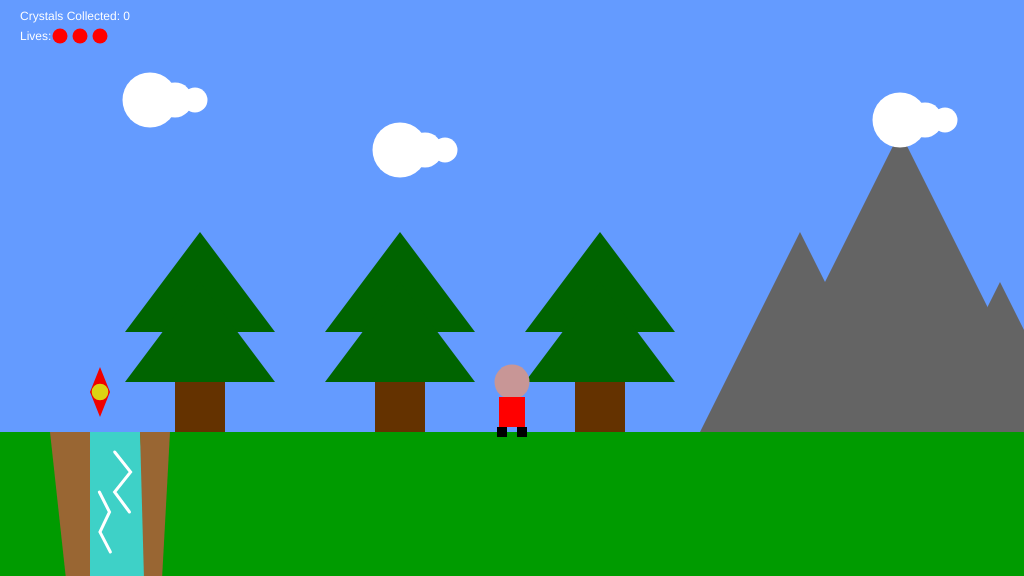
Frame 1 (no input)
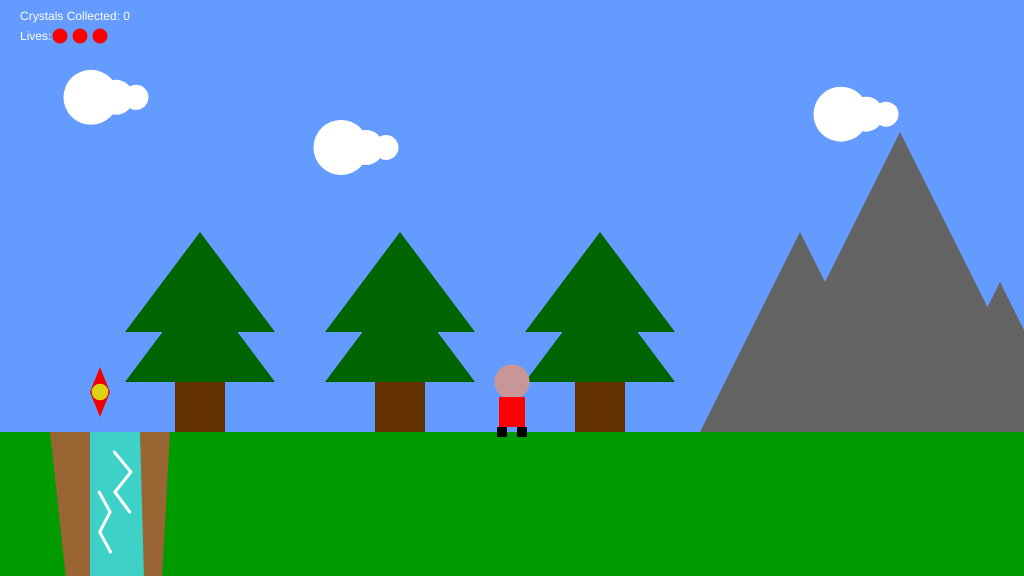
Frame 60 (no input)
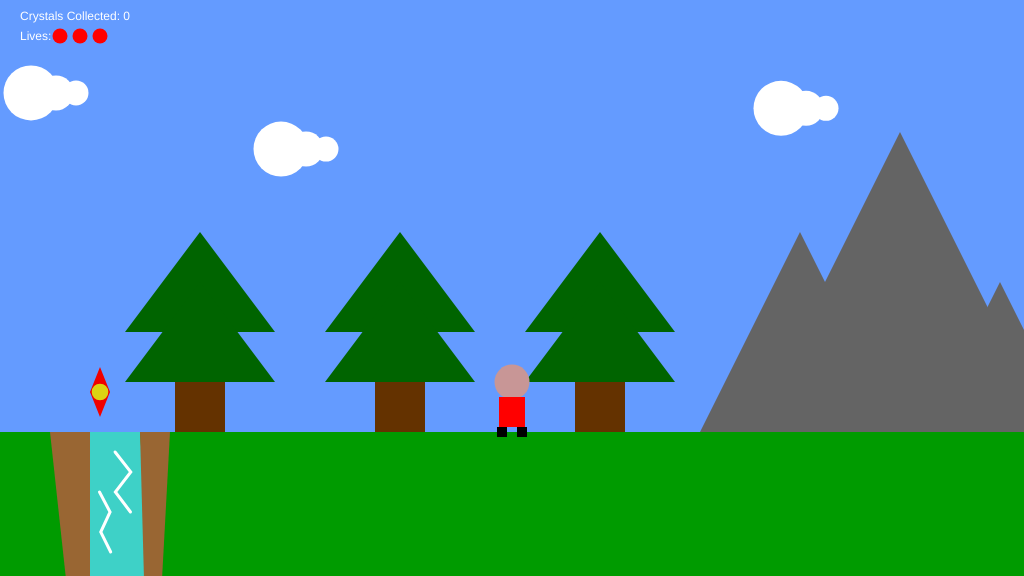
Frame 120 (the mouse pressed at the canvas centre since frame 60)

The p5.js sketch that drew these frames (run headless with seeded random() and noise() and a simulated clock; from frame 60 on, the mouse is pressed at the canvas centre):

// p5.js sketch
// ── sketch.js
/*

The Game Project 5 - Bring it all together

*/

var gameChar_x;
var gameChar_y;
var floorPos_y;
var scrollPos;
var gameChar_world_x;

var isLeft;
var isRight;
var isFalling;
var isPlummeting;

// background vars
var clouds;
var mountains;
var trees_x;
var canyons;
var collectables;

var game_score;
var flagpole;
var lives;

function setup()
{
	createCanvas(1024, 576);
	floorPos_y = height * 3/4;
    lives = 3;
    startGame();
}

function draw()
{
	background(100, 155, 255); // fill the sky blue

	noStroke();
	fill(0,155,0);
	rect(0, floorPos_y, width, height/4); // draw some green ground
    push();
    translate(scrollPos, 0);

	// Draw mountains.
    drawMountains();
    
	// Draw clouds.
    drawClouds();
    
	// Draw trees.
    drawTrees();
	// Draw canyons.
    for(var i=0; i < canyons.length; i++)
    {
        drawCanyon(canyons[i]);
        checkCanyon(canyons[i]);
    }
	// Draw collectable items.
    for(var i=0; i < collectables.length; i++)
    {   
        
        if(collectables[i].isFound == false)
        {
            drawCollectable(collectables[i]);
            checkCollectable(collectables[i]);            
        }
        
        
    }
    renderFlagpole();
    checkPlayerDie();
    
    pop();
    drawLives();
	// Draw game character.
	
	drawGameChar();
    fill(255);
    noStroke();
    
    text("Crystals Collected: " + game_score,20,20);
    text("Lives: " , 20,40);
    
    //check game status
    if(lives <1){
        fill(255,0,0);
        textSize(40);
        text("Game over. Press space to continue", width/2, height/3);
        textSize(12);
        gameChar_y += 20;
        return;
    }
    if(flagpole.isReached){
        fill(0);
        textSize(40);
        text("Level complete.\nPress space to continue", width/2, height/3);
        textSize(12);
        gameChar_y = floorPos_y;
        return;
    }
    
    //---------------------------------------------------
    // GAME LOGIC
    //---------------------------------------------------
	// Logic to make the game character move or the background scroll.
	if(isLeft)
	{
		if(gameChar_x > width * 0.2)
		{
			gameChar_x -= 1.5;
		}
		else
		{
			scrollPos += 1.5;
		}
	}

	if(isRight)
	{
		if(gameChar_x < width * 0.8)
		{
			gameChar_x  += 1.5;
		}
		else
		{
			scrollPos -= 1.5; // negative for moving against the background
		}
	}

	// Logic to make the game character rise and fall.
    if(gameChar_y < floorPos_y){
        //console.log("personaje  en el aire");
        gameChar_y += 1;
        isFalling = true;
    }else{
        isFalling = false;
    }
    // Logic to make the game character fall of a canyon
    if(isPlummeting){
        gameChar_y +=5;
        if(gameChar_y > height){
            
            isPlummeting =false;
        }
    }
    if(flagpole.isReached == false)
    {
        checkFlagpole();
    }

	// Update real position of gameChar for collision detection.
	gameChar_world_x = gameChar_x - scrollPos;
}


// ---------------------
// Key control functions
// ---------------------

function keyPressed(){

    if(keyCode ==37)
    {
        //console.log("left arrow");
        isLeft = true;
    }
    else if(keyCode == 39)
    {
        //console.log("right arrow")
        //console.log(keyCode);
        isRight = true;
    }
    else if(keyCode == 32) // jump command
    {
        if(gameChar_y == floorPos_y && isPlummeting == false)
        {
           gameChar_y -=100 ;
        }

    }
    
    // REstart game
    if(flagpole.isReached || lives <0){
        if(keyCode == 32){
            lives = 3;
            startGame();
        }
    }

}

function keyReleased()
{
    if(keyCode ==37)
    {
        //console.log("left arrow unpressed");
        isLeft = false;
    }
    else if(keyCode == 39)
    {
        //console.log("right arrow unpressed")
        isRight = false;
    }

}


// ------------------------------
// Game character render function
// ------------------------------

// Function to draw the game character.

function drawGameChar()
{
	// draw game character
    //the game character
	if(isLeft && isFalling)
	{
		// add your jumping-left code
        	//Jumping to the left
        //Add your code here ...
            //head
        fill(200,150,150);
        ellipse(gameChar_x, gameChar_y-55,35);

        //right leg
        fill(0);
        triangle(gameChar_x - 7, gameChar_y - 25,
             gameChar_x, gameChar_y - 25,
             gameChar_x -15, gameChar_y-10);

        //right arm
        rect(gameChar_x -15, gameChar_y - 40, 10, 2);

        //Body
        fill(255,0,0);
        rect(gameChar_x - 8, gameChar_y-40, 16,20);
        //left arm
        fill(0);
        triangle(gameChar_x, gameChar_y - 35,
             gameChar_x + 7, gameChar_y - 35,
             gameChar_x + 15, gameChar_y-30); 

        //left leg
        triangle(gameChar_x, gameChar_y - 25,
            gameChar_x + 7, gameChar_y - 25,
            gameChar_x +15, gameChar_y-10);

	}
	else if(isRight && isFalling)
	{
		// add your jumping-right code
        	//Jumping right

        //Add your code here ...
        //head
        fill(200,150,150);
        ellipse(gameChar_x, gameChar_y-55,35);

        //right leg
        fill(0);
        triangle(gameChar_x, gameChar_y - 25,
            gameChar_x + 7, gameChar_y - 25,
            gameChar_x +15, gameChar_y-10);
        //left arm
        fill(0);
        rect(gameChar_x +5, gameChar_y - 40, 10, 2);    
        //Body
        fill(255,0,0);
        rect(gameChar_x - 8, gameChar_y-40, 16,20);
        //rigth arm
        fill(0);
        triangle(gameChar_x - 7, gameChar_y - 35,
             gameChar_x, gameChar_y - 35,
             gameChar_x -15, gameChar_y-30);
        //left leg
        triangle(gameChar_x - 7, gameChar_y - 25,
             gameChar_x, gameChar_y - 25,
             gameChar_x -15, gameChar_y-10);


	}
	else if(isLeft)
	{
		// add your walking left code
        	//Walking, turned left ***************************
        //head
        //console.log("inside 'isLeft'");
        fill(200,150,150);
        ellipse(gameChar_x, gameChar_y-50, 35);

        //right leg
        fill(0);
        triangle(gameChar_x - 7, gameChar_y - 10,
             gameChar_x, gameChar_y - 10,
             gameChar_x -15, gameChar_y+5);

        //body
        fill(255,0,0);
        rect(gameChar_x-8, gameChar_y-35, 16,30);

        //left leg
        fill(0);
        triangle(gameChar_x, gameChar_y - 10,
            gameChar_x + 7, gameChar_y - 10,
            gameChar_x +15, gameChar_y+5);

	}
	else if(isRight)
	{
		// add your walking right code
        	//Walking, turned right
        //head
        //console.log("inside isRight");
        fill(200,150,150);
        ellipse(gameChar_x, gameChar_y-50, 35);

        //right leg
        fill(0);
        triangle(gameChar_x, gameChar_y - 10,
            gameChar_x + 7, gameChar_y - 10,
            gameChar_x +15, gameChar_y+5);

        //body
        fill(255,0,0);
        rect(gameChar_x-8, gameChar_y-35, 16,30);

        //left leg
        fill(0);
        triangle(gameChar_x - 7, gameChar_y - 10,
             gameChar_x, gameChar_y - 10,
             gameChar_x -15, gameChar_y+5);
    }
	else if(isFalling || isPlummeting)
	{
		// add your jumping facing forwards code
        	//Jumping facing forwards ********************************
        //head
        fill(200,150,150);
        ellipse(gameChar_x, gameChar_y-55,35);

        //Body
        fill(255,0,0);
        rect(gameChar_x - 13, gameChar_y-40, 26,20);

        //legs
        fill(0);
        rect(gameChar_x -15,gameChar_y -25,10,10);
        rect(gameChar_x +5, gameChar_y -25, 10, 10);

        //arms out
        fill(0);
        rect(gameChar_x -20, gameChar_y - 40, 10, 5);
        rect(gameChar_x +10, gameChar_y - 40, 10, 5);

	}
	else
	{
		// add your standing front facing code
        //Standing, facing frontwards ************************
        //head
        fill(200,150,150);
        ellipse(gameChar_x, gameChar_y-50, 35);

        //body
        fill(255,0,0);
        rect(gameChar_x-13, gameChar_y-35, 26,30);

        //left leg
        fill(0);
        rect(gameChar_x -15, gameChar_y - 5, 10, 10);
        rect(gameChar_x +5, gameChar_y - 5, 10, 10);

	}

}

// ---------------------------
// Background render functions
// ---------------------------

// Function to draw cloud objects.
function drawClouds()
{
    for(var i = 0; i < clouds.length; i++)
    {
        fill(255);
        ellipse(clouds[i].pos_x, clouds[i].pos_y, 55, 55);
        ellipse(clouds[i].pos_x + 25, clouds[i].pos_y, 35, 35);
        ellipse(clouds[i].pos_x + 45, clouds[i].pos_y, 25, 25);
        clouds[i].pos_y+= random(-1,1);
        clouds[i].pos_x-=1; //simulate east wind
        recycle_cloud = abs(clouds[i].pos_x - gameChar_x) > width/2;
        if(recycle_cloud)
        {
            clouds[i].pos_x = gameChar_x + width/2;
        }
        
    }
}

// Function to draw mountains objects.
function drawMountains()
{
    // Draw mountains.
    for(var i = 0; i < mountains.length; i++)
    {
        fill(100);
        triangle(mountains[i].pos_x - mountains[i].height/2, floorPos_y,
                mountains[i].pos_x,floorPos_y - mountains[i].height,
                mountains[i].pos_x + mountains[i].height/2, floorPos_y);
    }
    
}

// Function to draw trees objects.
function drawTrees()
{
	// Draw trees.
    for(var i = 0; i < trees_x.length; i++)
    {
        fill(100,50,0);
        rect(75 + trees_x[i], -200/2 + floorPos_y, 50, 200/2);
        fill(0,100,0);
        triangle(trees_x[i] + 25, -200/2 + floorPos_y,
                trees_x[i] + 100, -200 + floorPos_y,
                trees_x[i] +175, -200/2 + floorPos_y);
        
        triangle(trees_x[i] + 25, -200/4 + floorPos_y,
                trees_x[i] + 100, -200*3/4 + floorPos_y,
                trees_x[i] +175, -200/4 + floorPos_y);
    }
}

// ---------------------------------
// Canyon render and check functions
// ---------------------------------

// Function to draw canyon objects.

function drawCanyon(t_canyon)
{
    //mountain to the left
    fill(153,102,51);
    triangle(t_canyon.top_part_left_a,floorPos_y,
             t_canyon.top_part_left_b -10,floorPos_y,
             t_canyon.bottom_part_left,800);

    //lake
    fill(62,209,199);
    quad(t_canyon.top_part_left_a -10,floorPos_y,
         t_canyon.top_part_right_a,floorPos_y,
         t_canyon.bottom_part_right,576,
         t_canyon.bottom_part_left,576);
    
  
    //tides
    stroke(255);
    strokeWeight(3);
    beginShape();
    vertex(t_canyon.top_part_right_a - 25 + random(-1,1) , floorPos_y+20);
    vertex(t_canyon.top_part_right_a - 10 + random(-1,1), floorPos_y+40);
    vertex(t_canyon.top_part_right_a - 25 + random(-1,1), floorPos_y+60);
    vertex(t_canyon.top_part_right_a - 10 + random(-1,1), floorPos_y+80);
    endShape();
    
    beginShape();
    vertex(t_canyon.top_part_left_a + random(-1,1), floorPos_y + 60 );
    vertex(t_canyon.top_part_left_a+10 + random(-1,1), floorPos_y + 80);
    vertex(t_canyon.top_part_left_a + random(-1,1), floorPos_y +100);
    vertex(t_canyon.top_part_left_a+10 + random(-1,1), floorPos_y + 120);
    endShape();

    noStroke();
    //mountain to the right
    fill(153,102,51);
    triangle(t_canyon.top_part_right_a,floorPos_y,
             t_canyon.top_part_right_b+10,floorPos_y,
             t_canyon.bottom_part_right,800);   

}

// Function to check character is over a canyon.

function checkCanyon(t_canyon)
{
    //console.log(isPlummeting);
    //console.log(gameChar_y);
    if(t_canyon.top_part_left_b < gameChar_world_x && gameChar_world_x < t_canyon.top_part_right_b && floorPos_y <= gameChar_y)
    {
        isPlummeting = true;
    }
}

// ----------------------------------
// Collectable items render and check functions
// ----------------------------------

// Function to draw collectable objects.

function drawCollectable(t_collectable)
{
     //ruby
    fill(240,0,0);
    quad(t_collectable.pos_x-10, t_collectable.pos_y,
         t_collectable.pos_x, t_collectable.pos_y -t_collectable.size/2,
         t_collectable.pos_x+10, t_collectable.pos_y,
         t_collectable.pos_x, t_collectable.pos_y +t_collectable.size/2);
    //shiny center circle
    fill(218,225,19,240);
    ellipse(t_collectable.pos_x,t_collectable.pos_y,t_collectable.size/3);
    noStroke();
    
}

// Function to check character has collected an item.

function checkCollectable(t_collectable)
{
    if(dist(gameChar_world_x, gameChar_y, t_collectable.pos_x, t_collectable.pos_y)<41)
    {
        t_collectable.isFound = true;
        game_score +=1;
    }
}

//---------------------------------------
// Flagpole render and check functions
//---------------------------------------

function renderFlagpole()
{
    push();
    strokeWeight(5);
    stroke(120);
    line(flagpole.x_pos, floorPos_y, flagpole.x_pos, floorPos_y - 250);
    fill(135,206,250);
    noStroke();
    if(flagpole.isReached)
    {
        rect(flagpole.x_pos, floorPos_y - 250, 70, 50);
        fill(255);
        rect(flagpole.x_pos, floorPos_y - 235, 70, 20);
        fill(255,255,0);
        ellipse(flagpole.x_pos+70/2, floorPos_y - 225,15);
    }else
    {
        rect(flagpole.x_pos, floorPos_y - 50, 70, 50);
        fill(255);
        rect(flagpole.x_pos, floorPos_y - 35, 70, 20);
        fill(255,255,0);
        ellipse(flagpole.x_pos+70/2, floorPos_y - 25,15);
    }

    pop();
}

function checkFlagpole()
{
    var d = abs(gameChar_world_x - flagpole.x_pos);
    if(d < 15)
    {
        flagpole.isReached = true;
    }
}

//---------------------------------------------------
// Player death and startGame functions
//---------------------------------------------------

function checkPlayerDie()
{
    if(gameChar_y > height){
        lives -=1;
        if(lives>0){
            startGame();
        }
    }
        

}

function startGame()
{
    gameChar_x = width/2;
	gameChar_y = floorPos_y;
    
	// Variable to control the background scrolling.
	scrollPos = 0;

	// Variable to store the real position of the gameChar in the game
	// world. Needed for collision detection.
	gameChar_world_x = gameChar_x - scrollPos;

	// Boolean variables to control the movement of the game character.
	isLeft = false;
	isRight = false;
	isFalling = false;
	isPlummeting = false;

	// Initialise arrays of scenery objects.
    clouds = [
        {pos_x:150, pos_y:100},
        {pos_x:400, pos_y:150},
        {pos_x:900, pos_y:120}];
    
    mountains = [{pos_x: 800, height:200},
            {pos_x: 900, height:300},
            {pos_x: 1000, height:150}];
    
    trees_x = [100, 300, 500, 1000];
    
    canyons = [
        {
        top_part_left_a:100,
        top_part_left_b:60,
        bottom_part_left:90,
        top_part_right_a:140,
        top_part_right_b:160,
        bottom_part_right:150
        },
        {
        top_part_left_a:1400,//500
        top_part_left_b:1360,
        bottom_part_left:1390,
        top_part_right_a:1440,
        top_part_right_b:1460,
        bottom_part_right:1450
        }
        ];
    
    collectables = [
        {pos_x: 100, pos_y: floorPos_y - 40, size: 50, isFound:false},
        {pos_x: 1300, pos_y: floorPos_y - 40, size: 50, isFound:false}
    ];
    
    game_score = 0;
    flagpole = {isReached: false, x_pos:1550};
}

function drawLives(){
    if(lives>0){
        for(var i = 0; i<lives; i++)
        {
            fill(255,0,0);
            ellipse(60+i*20,36,15);
        }
    }
}
